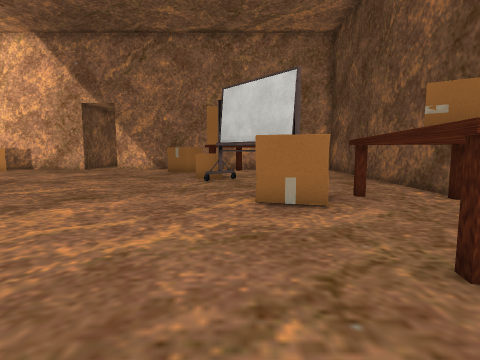
View 1 (above)

20 first-person views from a walk through a 3-D level made in the Unity game engine. The camera is 1.2 m above the floor, tilts 6° down and sees 80° across. Doors are open. The floor is counted in squares, 1 m on a side. Each view is taken from the middle of a square. On the plan, view 1 faces up. The plan holds only what a view shows up to about 13 squares ahead; the rest is blank. The place goes on beyond the plan. Some surface patterns are stand-ins.

View 2
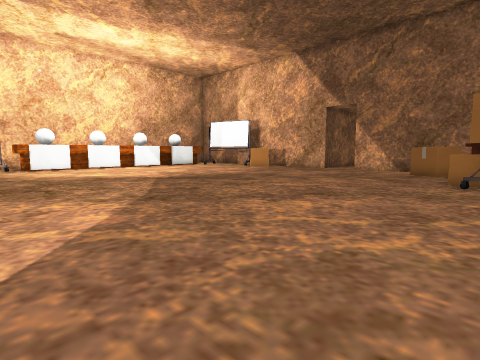

View 3
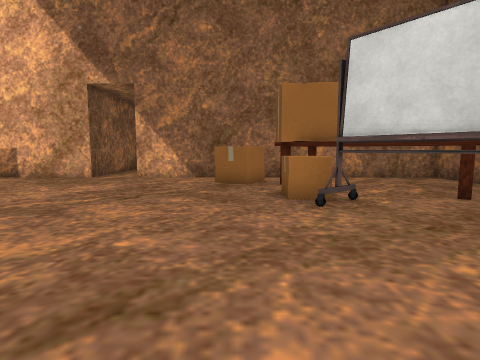

View 4
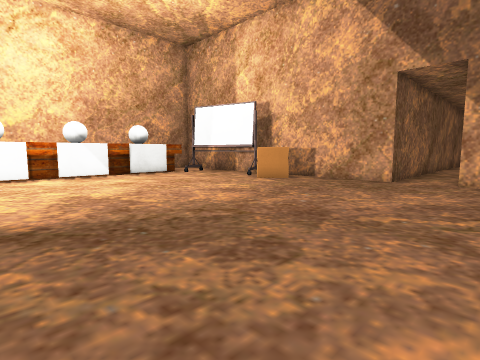

View 5
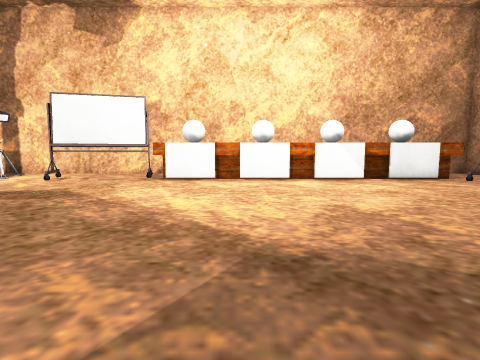

View 6
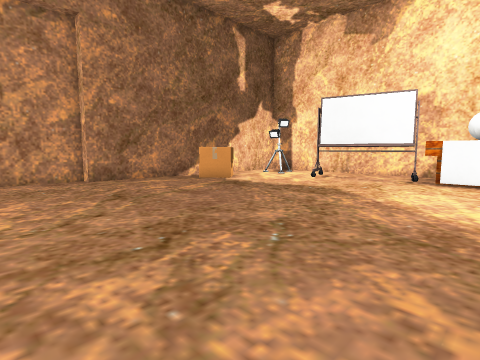

View 7
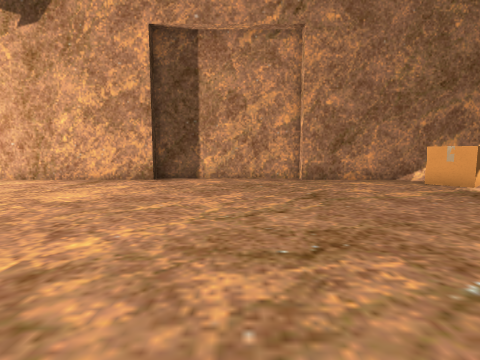

View 8
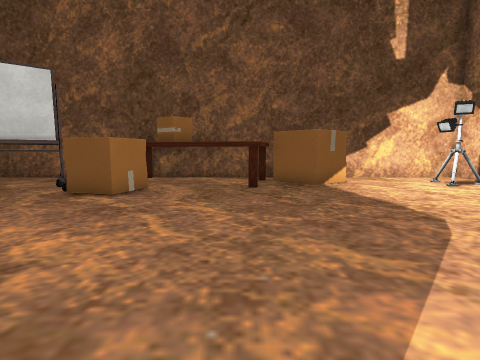

View 9
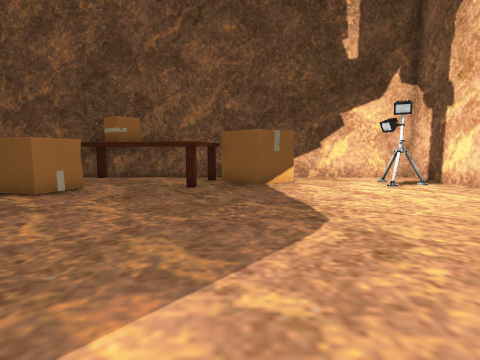

View 10
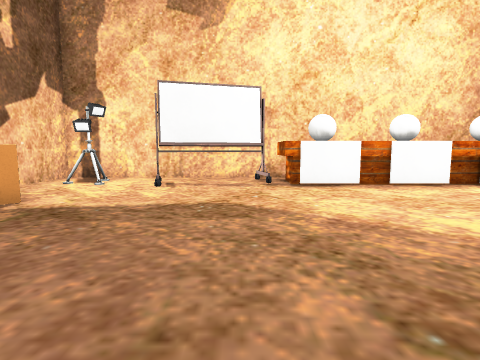

View 11
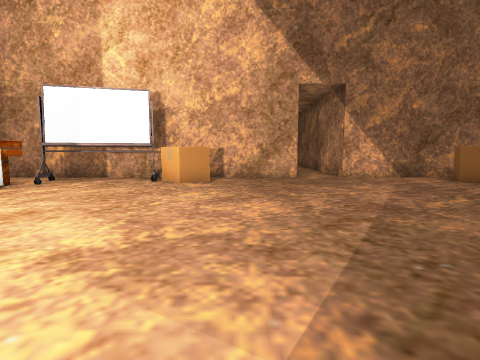

View 12
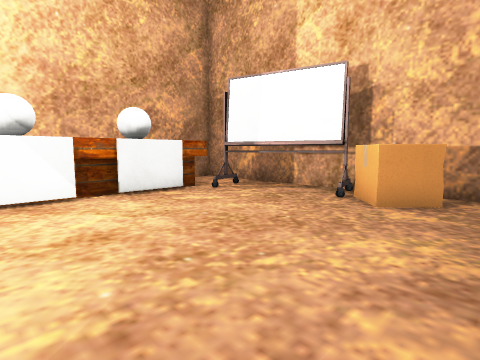

View 13
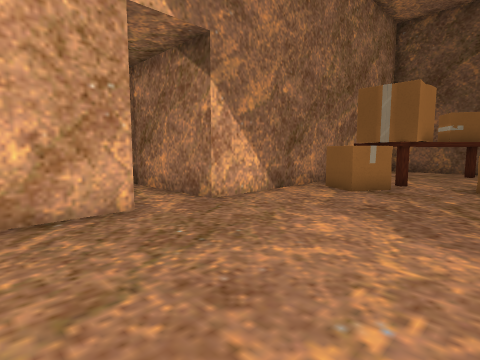

View 14
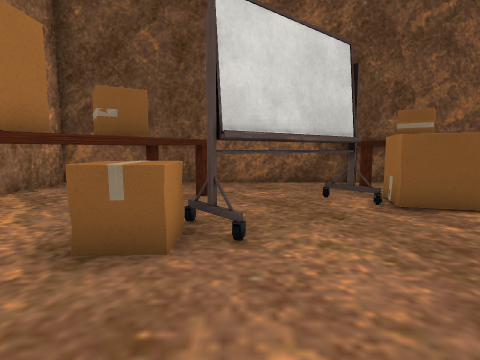

View 15
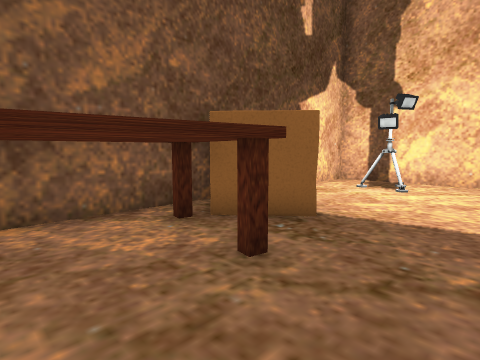

View 16
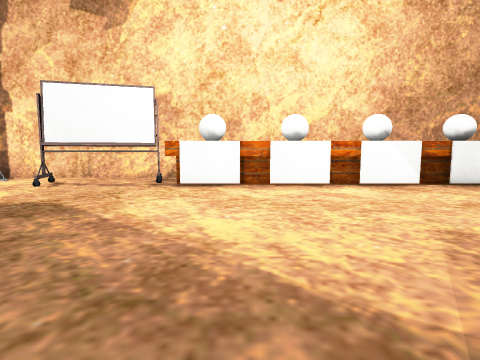

View 17
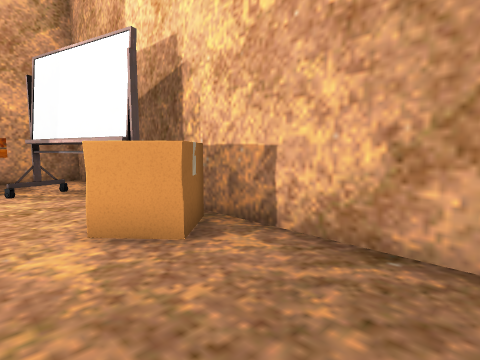

View 18
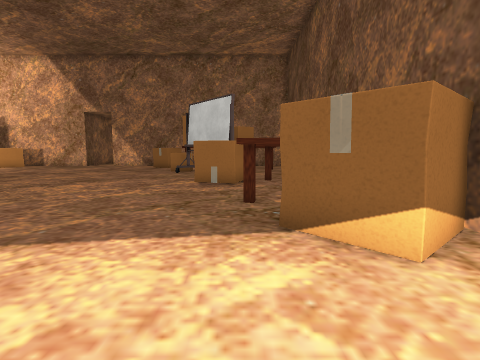

View 19
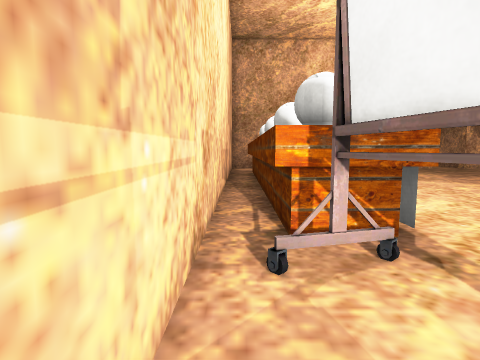

View 20
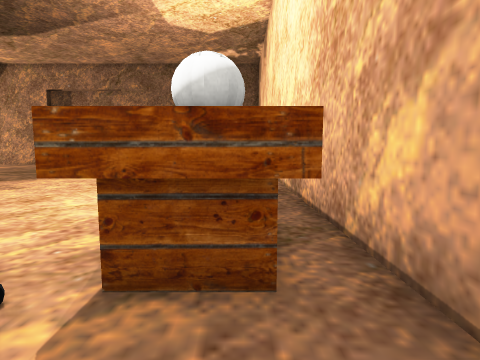

### Floor plan
Key: @ floor where view 1 was taken; # wall or solid block; x gap in a wall; . floor; D open door; ^ raised ledge; B box; T table; H thing the floor can be seen under or through; O other object.
Columns run from 23 left of view 1 to 6 right of it. Each row starts with its distance up from view 1.
 20              #..#
 19              #..#
 18 ##############DD######
 17 #....... B..........B #######
 16 #...OOOOBBB........BBB# ^...#
 15 #.^^O....B..........B##B ^^.#
 14 #. ^...................B^B ^#
 13 #.O#.................BB.^B ^#
 12 #. ^.................BB..^^.#
 11 #.^^..................OO....#
 10 #.O#...................OO...#
  9 #.^^....................OO..#
  8 #.^^....................BOT  #
  7 #.O#...................BBBTTTT
  6 #.^^....................BBTB #
  5 #.^^......................TB #
  4 #.O#.....................TTTT#
  3 #.^^.....................TTTT#
  2 #.x......................TTBT#
  1 #.H.......................BB #
  0 #.HH...................@..BBB#
 -1 #..H.......................B.#
 -2 #............................#
 -3 #............................#
 -4 #.OO...B..................O..#
 -5 #..O..BB..................O..#
 -6 #.....B......................#
 -7 ##############################

Where each view was taken, in squares from view 1:
view 1: 0 up, 0 right, facing up
view 2: 0 up, 0 right, facing up-left
view 3: 5 up, 3 left, facing up
view 4: 6 up, 6 left, facing up-left
view 5: 6 up, 8 left, facing left
view 6: 5 up, 8 left, facing down-left
view 7: 5 up, 9 left, facing down
view 8: 3 up, 7 left, facing right
view 9: 1 up, 7 left, facing right
view 10: 1 up, 10 left, facing left
view 11: 5 up, 12 left, facing up
view 12: 9 up, 12 left, facing up-left
view 13: 12 up, 12 left, facing up-right
view 14: 11 up, 5 left, facing right
view 15: 5 up, 0 right, facing down-right
view 16: 5 up, 10 left, facing left
view 17: 14 up, 10 left, facing up-left
view 18: 4 down, 2 right, facing up
view 19: 1 down, 22 left, facing up
view 20: 17 up, 21 left, facing down
